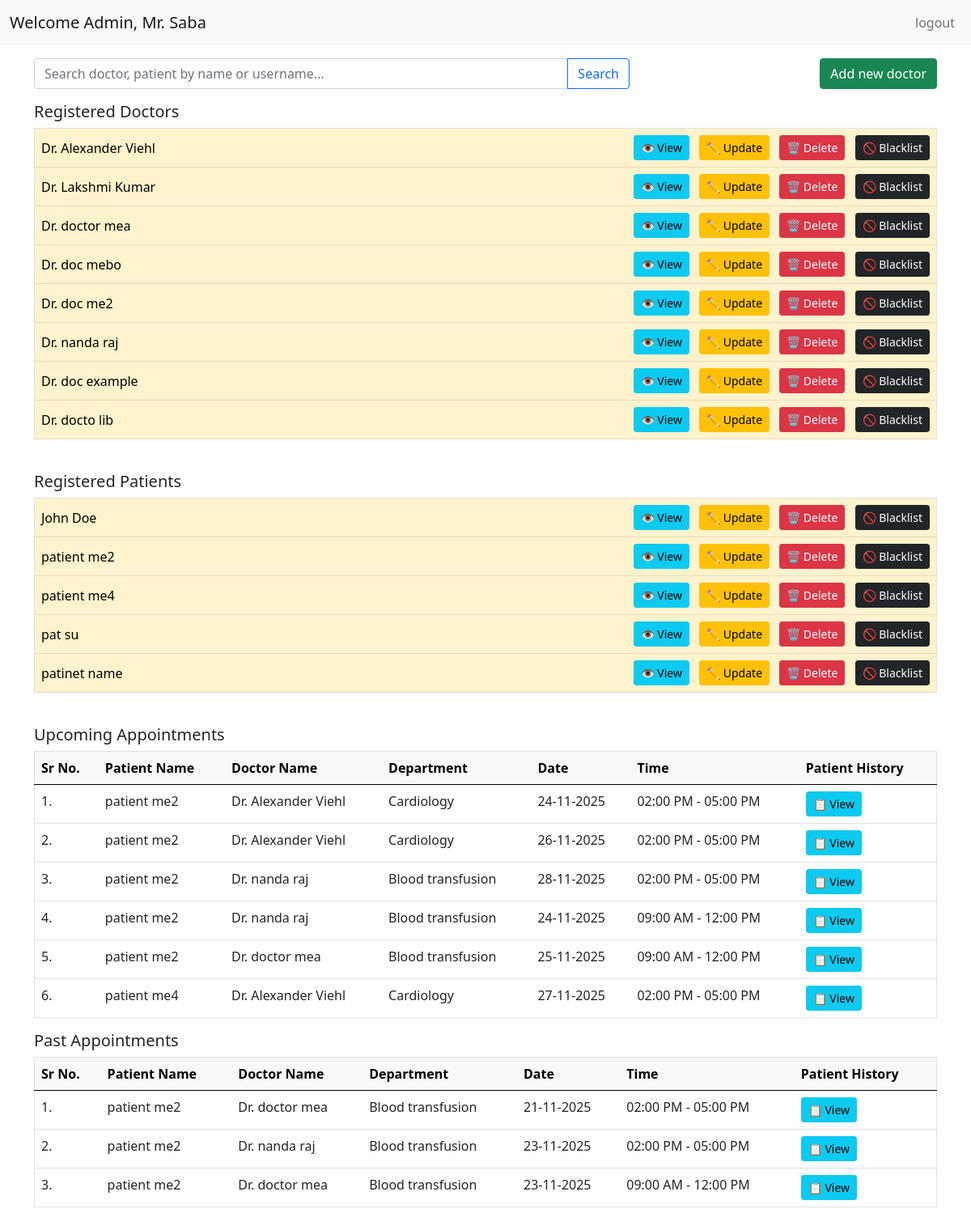
/admin_dashboard (signed in), run on an earlier commit of the app's database.
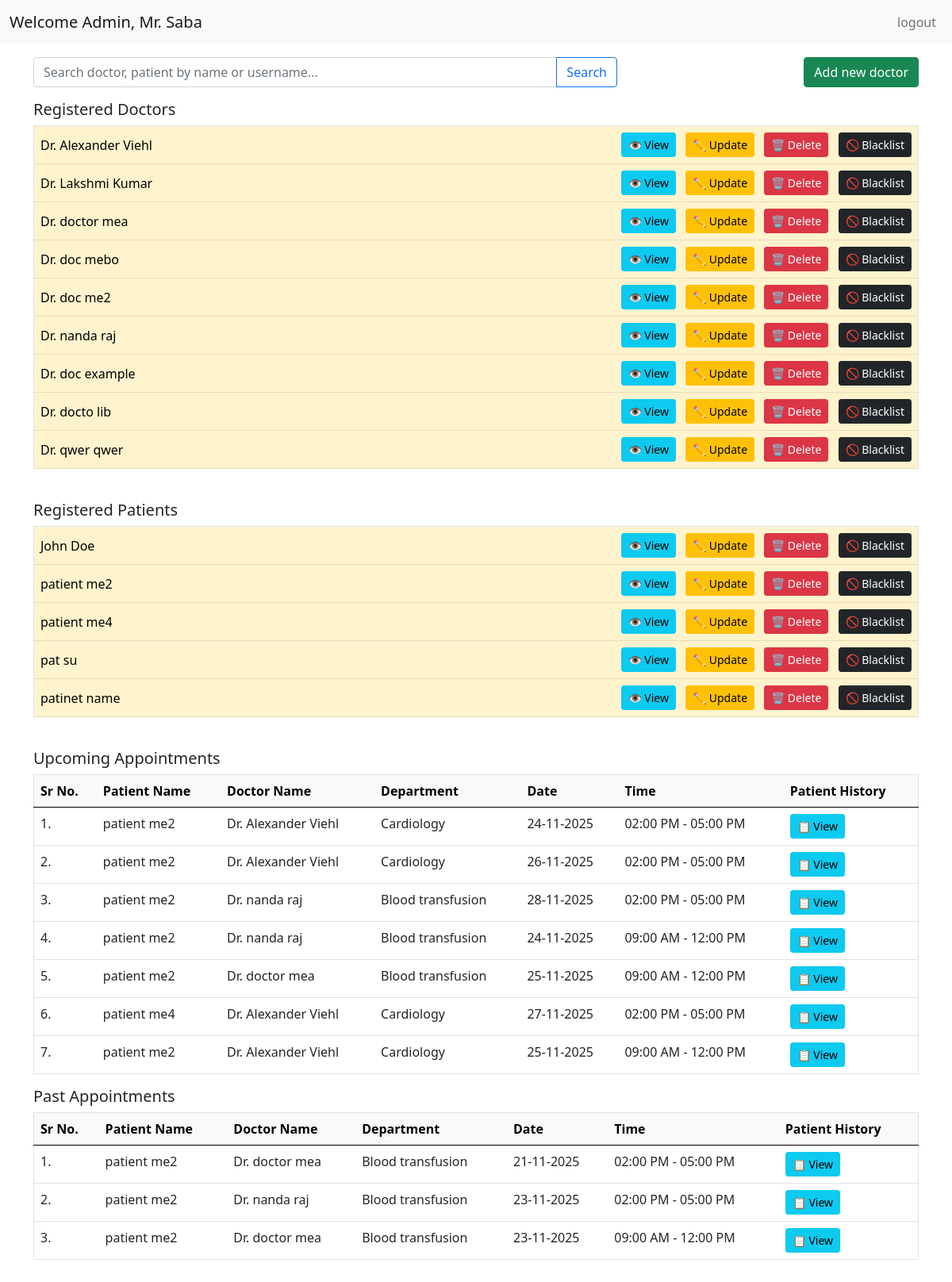
And on a later commit of the database.
### application/models.py (models this page shows, shortened)
class Doctor(db.Model):
    __tablename__ = 'doctors'
    id = db.Column(db.Integer, primary_key=True, autoincrement=True)
    username = db.Column(db.String(80), unique=True, nullable=False, index=True)
    email = db.Column(db.String(120), unique=True, nullable=False, index=True)
    password = db.Column(db.String(255), nullable=False)
    first_name = db.Column(db.String(50), nullable=False)
    last_name = db.Column(db.String(50), nullable=False)
    department_id = db.Column(db.Integer, db.ForeignKey('department.id', ondelete='RESTRICT'), nullable=False)
    specialization = db.Column(db.String(100), nullable=False, index=True)
    experience_years = db.Column(db.Integer, db.CheckConstraint('experience_years >= 0'))
    gender = db.Column(db.String(10), db.CheckConstraint("gender IN ('male', 'female')"))
    blacklisted = db.Column(db.Boolean, default=False)
    department = db.relationship('Department', backref=db.backref('doctors', lazy='dynamic'))
    @property
    def name(self):
        return f"{self.first_name} {self.last_name}"

class Patient(db.Model):
    __tablename__ = 'patients'
    id = db.Column(db.Integer, primary_key=True, autoincrement=True)
    username = db.Column(db.String(80), unique=True, nullable=False, index=True)
    email = db.Column(db.String(120), unique=True, nullable=False, index=True)
    password = db.Column(db.String(255), nullable=False)
    first_name = db.Column(db.String(50), nullable=False)
    last_name = db.Column(db.String(50), nullable=False)
    phone = db.Column(db.String(15))
    age = db.Column(db.Integer, db.CheckConstraint('age > 0 AND age <= 150'))
    gender = db.Column(db.String(10), db.CheckConstraint("gender IN ('male', 'female')"))
    blacklisted = db.Column(db.Boolean, default=False)
    @property
    def name(self):
        return f"{self.first_name} {self.last_name}"

class Appointment(db.Model):
    __tablename__ = 'appointments'
    id = db.Column(db.Integer, primary_key=True, autoincrement=True)
    patient_id = db.Column(db.Integer, db.ForeignKey('patients.id', ondelete='CASCADE'), nullable=False, index=True)
    doctor_id = db.Column(db.Integer, db.ForeignKey('doctors.id', ondelete='CASCADE'), nullable=False, index=True)
    date = db.Column(db.String(20), nullable=False, index=True)
    time = db.Column(db.String(20), nullable=False)
    status = db.Column(db.String(20), nullable=False, default='Booked')
    patient = db.relationship('Patient', backref=db.backref('appointments', lazy='dynamic', cascade='all, delete-orphan'))
    doctor = db.relationship('Doctor', backref=db.backref('appointments', lazy='dynamic', cascade='all, delete-orphan'))
    __table_args__ = (
        db.UniqueConstraint('doctor_id', 'date', 'time', name='unique_doctor_appointment'),
        db.CheckConstraint("status IN ('Booked', 'Completed', 'Cancelled')", name='valid_status')
    )

class Department(db.Model):
    __tablename__ = 'department'
    id = db.Column(db.Integer, primary_key=True)
    department_name = db.Column(db.String(100), unique=True, nullable=False)
    description = db.Column(db.Text)

### application/admin_functionalities.py (the view)
@hospital_app.route('/admin_dashboard', methods=['GET', 'POST'])
def admin_dashboard_fn():
    if session.get('role') != 'admin':
        flash(message='Please log in as admin to access this page', category='warning')
        return redirect(url_for('hospital_home_and_login'))
    if request.method == 'GET':
      admin = Admin.query.filter_by(username=session['username']).first()
      search_query = request.args.get('search_form', '').strip()
      if search_query:
          search_pattern = f'%{search_query}%'
          list_of_doctors = Doctor.query.filter(or_(Doctor.first_name.ilike(search_pattern),
                                                    Doctor.last_name.ilike(search_pattern))).all()
          if search_query.isdigit():
              list_of_patients = Patient.query.filter_by(id=int(search_query)).all()
          else:
              list_of_patients = Patient.query.filter(or_(
                  Patient.first_name.ilike(search_pattern),
                  Patient.last_name.ilike(search_pattern),
                  Patient.email.ilike(search_pattern),
                  Patient.phone.ilike(search_pattern)
              )).all()
          future_appointments = []
          old_appointments = []
      else:
          list_of_doctors = Doctor.query.all()
          list_of_patients = Patient.query.all()
          from datetime import datetime
          today = datetime.today().date()
          future_appointments = [appt for appt in Appointment.query.all()
                                 if datetime.strptime(appt.date, '%d-%m-%Y').date() >= today]
          old_appointments = [appt for appt in Appointment.query.all()
                                 if datetime.strptime(appt.date, '%d-%m-%Y').date() < today]
      return render_template('dashboard_admin.html', admin_name=admin.last_name,
                            registered_doctors=list_of_doctors,
                            registered_patients=list_of_patients,
                            upcoming_appointments=future_appointments,
                            past_appointments=old_appointments,
                            search_query=search_query)

### templates/dashboard_admin.html (shortened to what the changed rows need)
<!DOCTYPE html>
<html lang="en">
<head>
  <link rel="stylesheet" href="/static/style.css">
  <link href="https://cdn.jsdelivr.net/npm/bootstrap@5.0.2/dist/css/bootstrap.min.css" rel="stylesheet">
</head>
<body>
  <div id="main">
    <div id="canvas">
      <div id="content" class="container py-3">
        <div class="table-responsive mb-4">
          <table class="table border">
            <tbody>
              {% for doctor in registered_doctors %}
              <tr class="table-warning">
                <td class="align-middle">Dr. {{ doctor.name }}</td>
                <td class="text-end">
                  <a href="/view-doctor/{{ doctor.id }}" class="btn btn-info btn-sm me-2 fw-semibold">👁️ View</a>
                  <a href="/update-doctor/{{ doctor.id }}" class="btn btn-warning btn-sm me-2 fw-semibold">✏️ Update</a>
                  <a href="/delete-doctor/{{ doctor.id }}" class="btn btn-danger btn-sm me-2 fw-semibold">🗑️ Delete</a>
                  <a href="/blacklist-doctor/{{ doctor.id }}" class="btn btn-dark btn-sm fw-semibold">🚫 Blacklist</a>
                </td>
              </tr>
              {% endfor %}
            </tbody>
          </table>
        </div>
        <div class="table-responsive mb-4">
          <table class="table border">
            <tbody>
              {% for patient in registered_patients %}
              <tr class="table-warning">
                <td class="align-middle">{{ patient.name }}</td>
                <td class="text-end">
                  <a href="/view-patient/{{ patient.id }}" class="btn btn-info btn-sm me-2 fw-semibold">👁️ View</a>
                  <a href="/update-patient/{{ patient.id }}" class="btn btn-warning btn-sm me-2 fw-semibold">✏️ Update</a>
                  <a href="/delete-patient/{{ patient.id }}" class="btn btn-danger btn-sm me-2 fw-semibold">🗑️ Delete</a>
                  <a href="/blacklist-patient/{{ patient.id }}" class="btn btn-dark btn-sm fw-semibold">🚫 Blacklist</a>
                </td>
              </tr>
              {% endfor %}
            </tbody>
          </table>
        </div>
        {% if upcoming_appointments %}
        <div class="table-responsive">
          <table class="table border">
            <thead class="table-light">
              <tr>
                <th scope="col">Sr No.</th>
                <th scope="col">Patient Name</th>
                <th scope="col">Doctor Name</th>
                <th scope="col">Department</th>
                <th scope="col">Date</th>
                <th scope="col">Time</th>
                <th scope="col">Patient History</th>
              </tr>
            </thead>
            <tbody>
              {% for appointment in upcoming_appointments %}
              <tr>
                <td>{{ loop.index }}.</td>
                <td>{{ appointment.patient.name }}</td>
                <td>Dr. {{ appointment.doctor.name }}</td>
                <td>{{ appointment.doctor.department.department_name }}</td>
                <td>{{ appointment.date }}</td>
                <td>{{ appointment.time }}</td>
                <td class="align-middle">
                  <a href="/view-patient/{{ appointment.patient_id }}" class="btn btn-info btn-sm fw-semibold">📋 View</a>
                </td>
              </tr>
              {% endfor %}
            </tbody>
          </table>
        </div>
        {% endif %}
        {% if past_appointments %}
        <div class="table-responsive">
          <table class="table border">
            <thead class="table-light">
              <tr>
                <th scope="col">Sr No.</th>
                <th scope="col">Patient Name</th>
                <th scope="col">Doctor Name</th>
                <th scope="col">Department</th>
                <th scope="col">Date</th>
                <th scope="col">Time</th>
                <th scope="col">Patient History</th>
              </tr>
            </thead>
            <tbody>
              {% for appointment in past_appointments %}
              <tr>
                <td>{{ loop.index }}.</td>
                <td>{{ appointment.patient.name }}</td>
                <td>Dr. {{ appointment.doctor.name }}</td>
                <td>{{ appointment.doctor.department.department_name }}</td>
                <td>{{ appointment.date }}</td>
                <td>{{ appointment.time }}</td>
                <td class="align-middle">
                  <a href="/view-patient/{{ appointment.patient_id }}" class="btn btn-info btn-sm fw-semibold">📋 View</a>
                </td>
              </tr>
              {% endfor %}
            </tbody>
          </table>
        </div>
        {% endif %}
      </div>
    </div>
  </div>
</body>
</html>

What changed in the data, as far as the page shows it:
added Doctor: name "qwer qwer"
added Appointment: patient.name "patient me2", doctor.name "Alexander Viehl", doctor.department.department_name "Cardiology", date "25-11-2025", time "09:00 AM - 12:00 PM", shown under "Upcoming Appointments"
